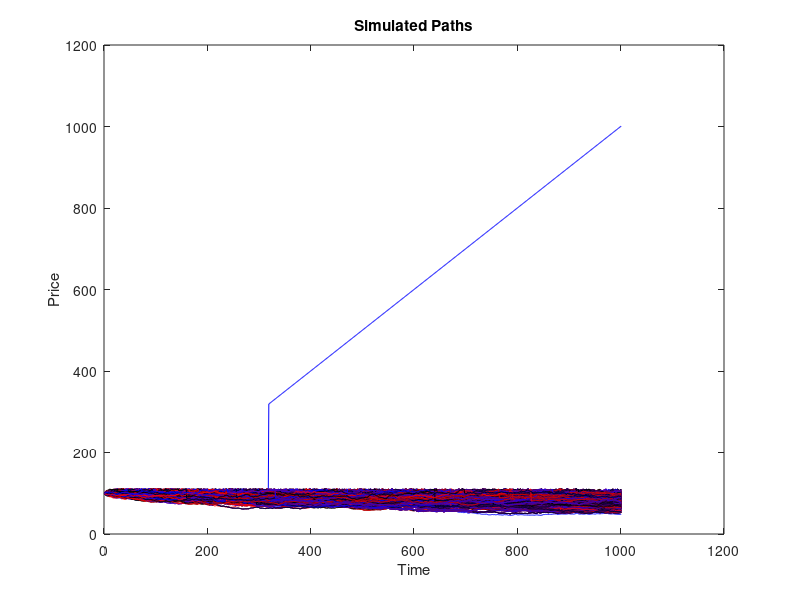

This figure's MATLAB source:
clear all;
close all;

%scenario%
paths = 1000;
periods = 1000;
Etime = 1;
h = Etime/periods;

%stock%
S0 = 100;
a = 0.1;
r=0.1;
vol =  0.25;
delta = 0;

%option%
K = 100;
call = 1;                %set this to 0 if put, 1 if call%
barrier = 110;
OptionValue = 0;
if(S0 < barrier)
    up_out = 1;         %up and out%
else
    up_out = 0;         %down and out%
end

%initializations%
results = zeros(1,paths);
time = 1:periods+1;
S = 1:periods+1;

cstring = 'rbk';


%runs%
for(i = 1:paths)
    S(1) = S0;
   for(t = 2:periods+1 )
        z = randn;
        S(t)= S(t-1)*exp((a-delta-0.5*vol^2)*h+vol*z*sqrt(h));
        if(up_out == 1 && S(t) >= barrier || up_out==0 && S(t) <= barrier)
            break;
        end;
   end
   plot(time, S, cstring(mod(i,3)+1));
   hold on;
   if(up_out == 1 && S(t) >= barrier || up_out==0 && S(t) <= barrier)
       results(i) = 0;
   else
       if(call == 1)
            if(S(t)>K)
                results(i) = S(t)-K;
            else
                results(i) = 0;
            end
       else
           if(S(t)<K)
               results(i) = K - S(t);
           else
               results(i) = 0;
           end
       end
   end
end

xlabel('Time');
ylabel('Price');
title('Simulated Paths');

OptionPrice = mean(results)*exp(-r*Etime)